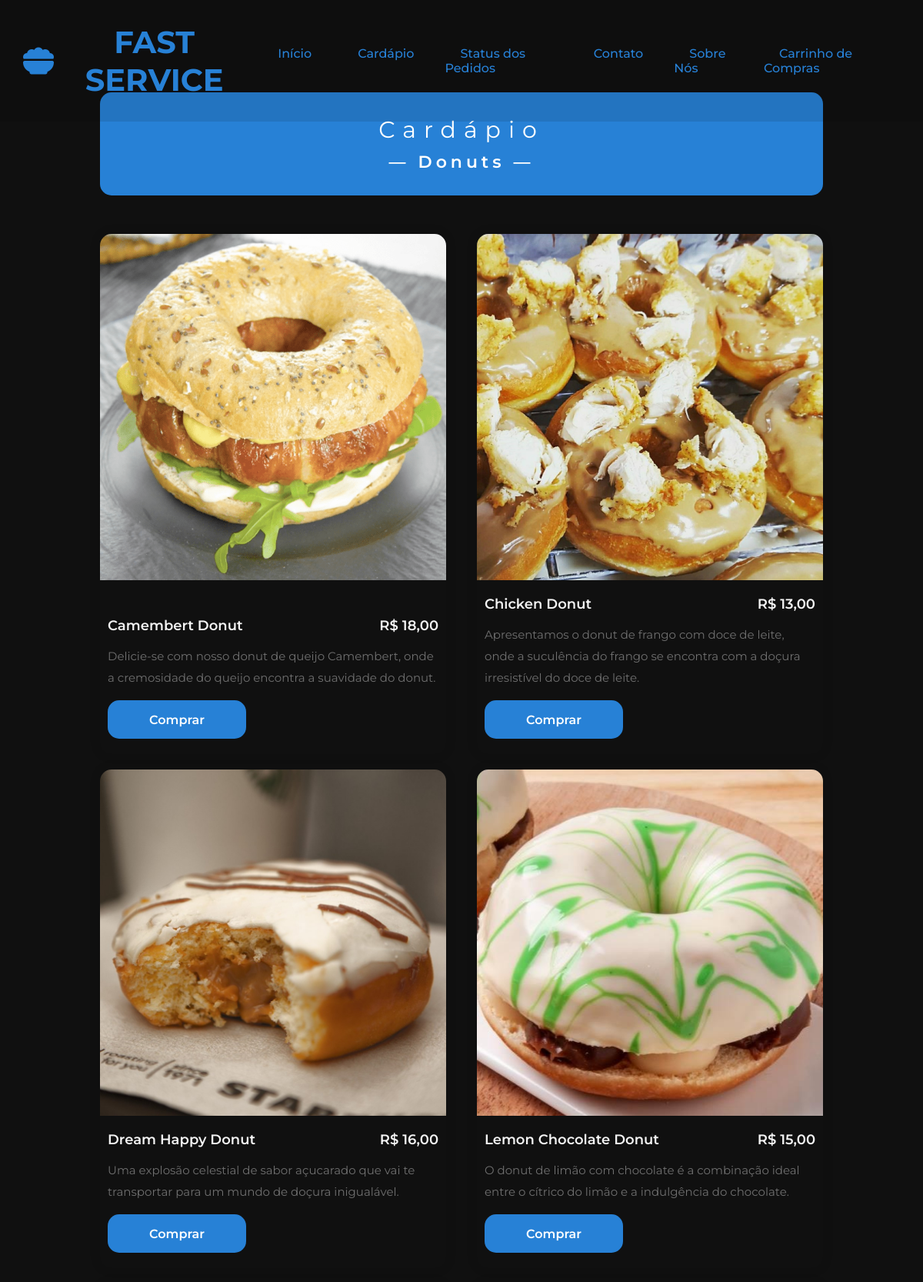
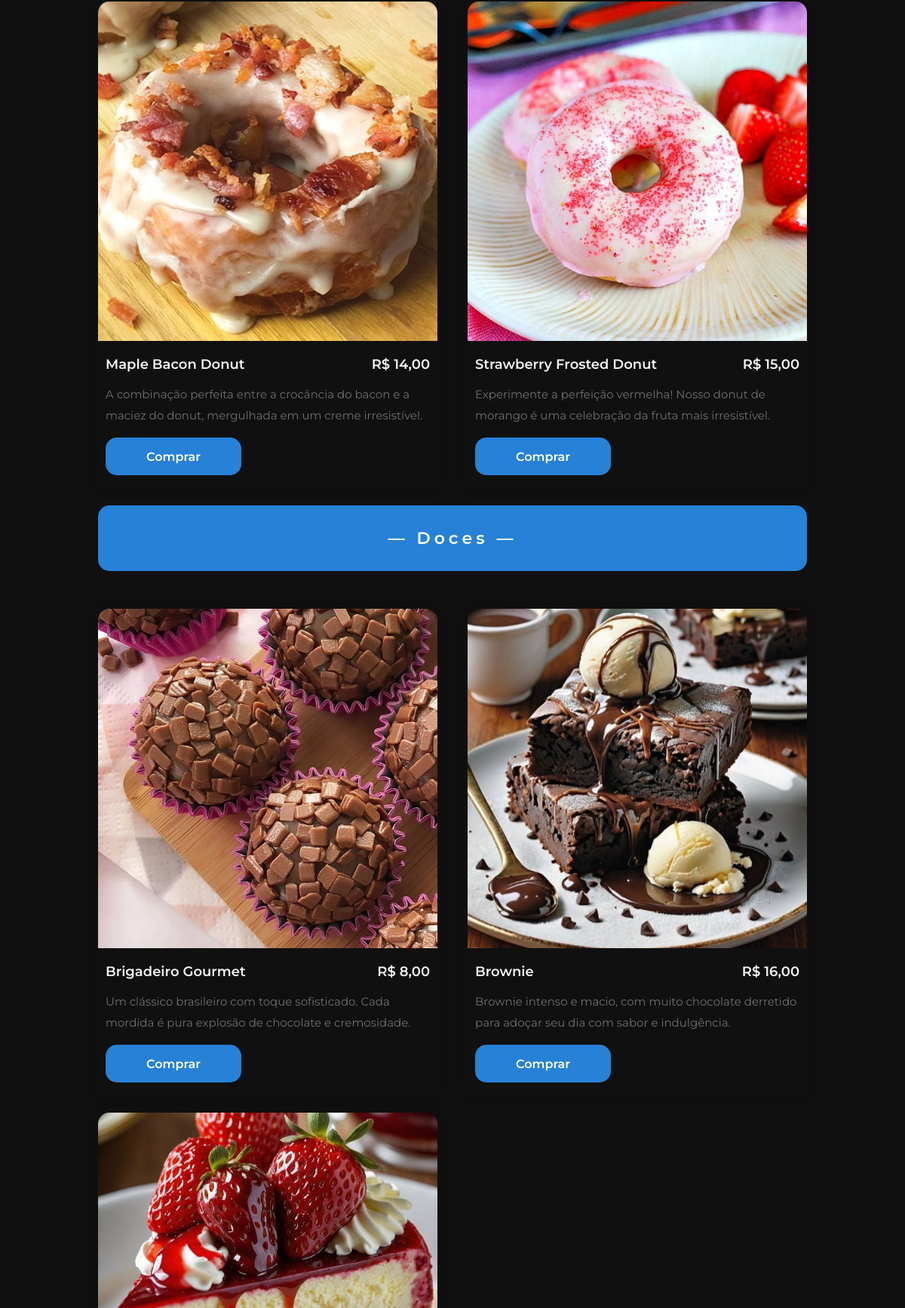
Screenshot of /Cliente/cardapio.php (upper part) with the database file from the repository (2 pictures, top to bottom).
### tables this page shows
CREATE TABLE IF NOT EXISTS categorias (
    id INT AUTO_INCREMENT PRIMARY KEY,
    nome VARCHAR(100) NOT NULL
);

CREATE TABLE IF NOT EXISTS produtos (
    id INT AUTO_INCREMENT PRIMARY KEY,
    nome VARCHAR(100) NOT NULL,
    descricao TEXT,
    preco DECIMAL(10, 2) NOT NULL,
    imagem_url VARCHAR(255),
    categoria_id INT,
    disponivel BOOLEAN DEFAULT TRUE,
    tempo_preparo INT,
    FOREIGN KEY (categoria_id) REFERENCES categorias(id)
);

### Cliente/cardapio.php (the view, shortened to what this page needs)
<?php
require_once 'conexao.php';
try {
    $stmt = $pdo->query("SELECT p.*, c.nome AS categoria_nome FROM produtos p JOIN categorias c ON p.categoria_id = c.id WHERE p.disponivel = 1 ORDER BY c.id, p.nome");
    $produtos = $stmt->fetchAll(PDO::FETCH_ASSOC);
} catch (PDOException $e) {
    echo "Erro ao carregar produtos: " . $e->getMessage();
    $produtos = [];
}
$primeiraCategoria = count($produtos) > 0 ? $produtos[0]['categoria_nome'] : '';
?>
<!DOCTYPE html>
<html lang="pt-br">
<head>
	<link rel="stylesheet" href="https://cdnjs.cloudflare.com/ajax/libs/font-awesome/6.4.2/css/all.min.css">
    <link rel="stylesheet" href="./Cardapio.css?v=2">
</head>
<header>
    <a href="#" class="logo"><i class="fa-solid fa-bowl-food"></i></a>
    <h1 class="name">Fast Service</h1>
    <ul class="nav">
      <li><a href="./home.html">Início</a></li>
      <li><a href="./Cardapio.html">Cardápio</a></li>
      <li><a href="./pedidos.php">Status dos Pedidos</a></li>
	  <li><a href="./ContateNos.html">Contato</a></li>
      <li><a href="./SobreNos.html">Sobre Nós</a></li>
	  <li><a href="./carrinho.php">Carrinho de Compras</a></li>
    </ul>
  </header>
<body>
	<div class="menu">
		<?php if ($primeiraCategoria): ?>
		<div class="heading">
			<h1>Cardápio</h1>
			<h3>&mdash; <?php echo htmlspecialchars($primeiraCategoria); ?> &mdash;</h3>
		</div>
		<?php endif; ?>
		<?php
		$categoriaAtual = $primeiraCategoria;
		foreach ($produtos as $produto) {
			if ($categoriaAtual != $produto['categoria_nome']) {
				$categoriaAtual = $produto['categoria_nome'];
				echo '<div class="heading"><h3>&mdash; ' . htmlspecialchars($categoriaAtual) . ' &mdash;</h3></div>';
			}
		?>
		<div class="food-items">
			<img src="<?php echo htmlspecialchars($produto['imagem_url']); ?>" alt="<?php echo htmlspecialchars($produto['nome']); ?>">
			<div class="details">
				<div class="details-sub">
					<h5><?php echo htmlspecialchars($produto['nome']); ?></h5>
					<h5 class="price">R$ <?php echo number_format($produto['preco'], 2, ',', '.'); ?></h5>
				</div>
				<p><?php echo htmlspecialchars($produto['descricao']); ?></p>
				<button class="adicionar-carrinho" data-id="<?php echo $produto['id']; ?>" data-nome="<?php echo htmlspecialchars($produto['nome']); ?>" data-preco="<?php echo $produto['preco']; ?>">Comprar</button>
			</div>
		</div>
		<?php } ?>
	</div>
</body>
</html>

### Cliente/Cardapio.css (style rules this page uses)
* { padding: 0; margin: 0; box-sizing: border-box; font-family: 'Montserrat', sans-serif; }
body { background-color: #f3f3f3; background: #101010; margin: 120px; }
header { position: absolute; top: 0; left: 0; width: 100%; padding: 30px 30px; display: flex; justify-content: space-between; align-items: center; background: rgba(0,0,0,0.1); }
header .logo { font-size: 2.5em; color: #2781d6; text-transform: uppercase; text-decoration: none; }
header .name { position: relative; font-size: 2.5em; color: #2781d6; text-transform: uppercase; text-decoration: none; }
header .nav { position: relative; display: flex; }
header .nav li { list-style: none; margin: 0 10px; }
header .nav li a { color: #2781d6; text-decoration: none; padding: 5px 20px; border-radius: 25px; font-weight: 500; transition: 0.5s; }
.menu { padding: 0 10px 30px 10px; display: grid; grid-template-columns: repeat(auto-fit, minmax(350px,1fr)); grid-gap: 20px 40px; }
.heading { background-color: #2781d6; color: #fff; margin-bottom: 30px; padding: 30px 0; grid-column: 1/-1; text-align: center; border-radius: 15px; }
.heading h1 { font-weight: 400; font-size: 30px; letter-spacing: 10px; margin-bottom: 10px; }
.heading h3 { font-weight: 600; font-size: 22px; letter-spacing: 5px; }
.food-items { display: grid; position: relative; grid-template-rows: 1fr; border-radius: 15px; box-shadow: 0 0 15px rgba(0,0,0,0.1) }
.food-items img { position: relative; width: 100%; border-radius: 15px 15px 0 0; }
h1 { grid-column: 1/-1; text-align: center; }
.details { padding: 20px 10px; display: grid; grid-template-rows: auto 1fr 50px; grid-row-gap: 15px; }
.details-sub { display: grid; grid-template-columns: auto auto; }
.details-sub h5 { font-weight: 600; font-size: 18px; color: #f3f3f3; }
.price { text-align: right; }
.details p { color: #6f6f6f ; font-size: 15px; line-height: 28px; font-weight: 400; align-self: stretch; }
.details button { background-color: #2781d6; border: none; color: #fff; font-size: 16px; font-weight: 600; border-radius: 15px; width: 180px; transition: 0.5s; }
.food-items button { cursor: pointer; transition: background-color 0.3s; }

### rows the page displays
categorias: nome "Donuts"
produtos: imagem_url (picture), nome "Camembert Donut", preco "18,00", descricao "Delicie-se com nosso donut de queijo Camembert, onde a cremosidade do queijo encontra a suavidade do donut."
produtos: imagem_url (picture), nome "Chicken Donut", preco "13,00", descricao "Apresentamos o donut de frango com doce de leite, onde a suculência do frango se encontra com a doçura irresistível do doce de leite."
produtos: imagem_url (picture), nome "Dream Happy Donut", preco "16,00", descricao "Uma explosão celestial de sabor açucarado que vai te transportar para um mundo de doçura inigualável."
produtos: imagem_url (picture), nome "Lemon Chocolate Donut", preco "15,00", descricao "O donut de limão com chocolate é a combinação ideal entre o cítrico do limão e a indulgência do chocolate."
produtos: imagem_url (picture), nome "Maple Bacon Donut", preco "14,00", descricao "A combinação perfeita entre a crocância do bacon e a maciez do donut, mergulhada em um creme irresistível."
produtos: imagem_url (picture), nome "Strawberry Frosted Donut", preco "15,00", descricao "Experimente a perfeição vermelha! Nosso donut de morango é uma celebração da fruta mais irresistível."
produtos: categoria.nome "Doces", imagem_url (picture), nome "Brigadeiro Gourmet", preco "8,00", descricao "Um clássico brasileiro com toque sofisticado. Cada mordida é pura explosão de chocolate e cremosidade."
produtos: imagem_url (picture), nome "Brownie", preco "16,00", descricao "Brownie intenso e macio, com muito chocolate derretido para adoçar seu dia com sabor e indulgência."
produtos: imagem_url (picture)
